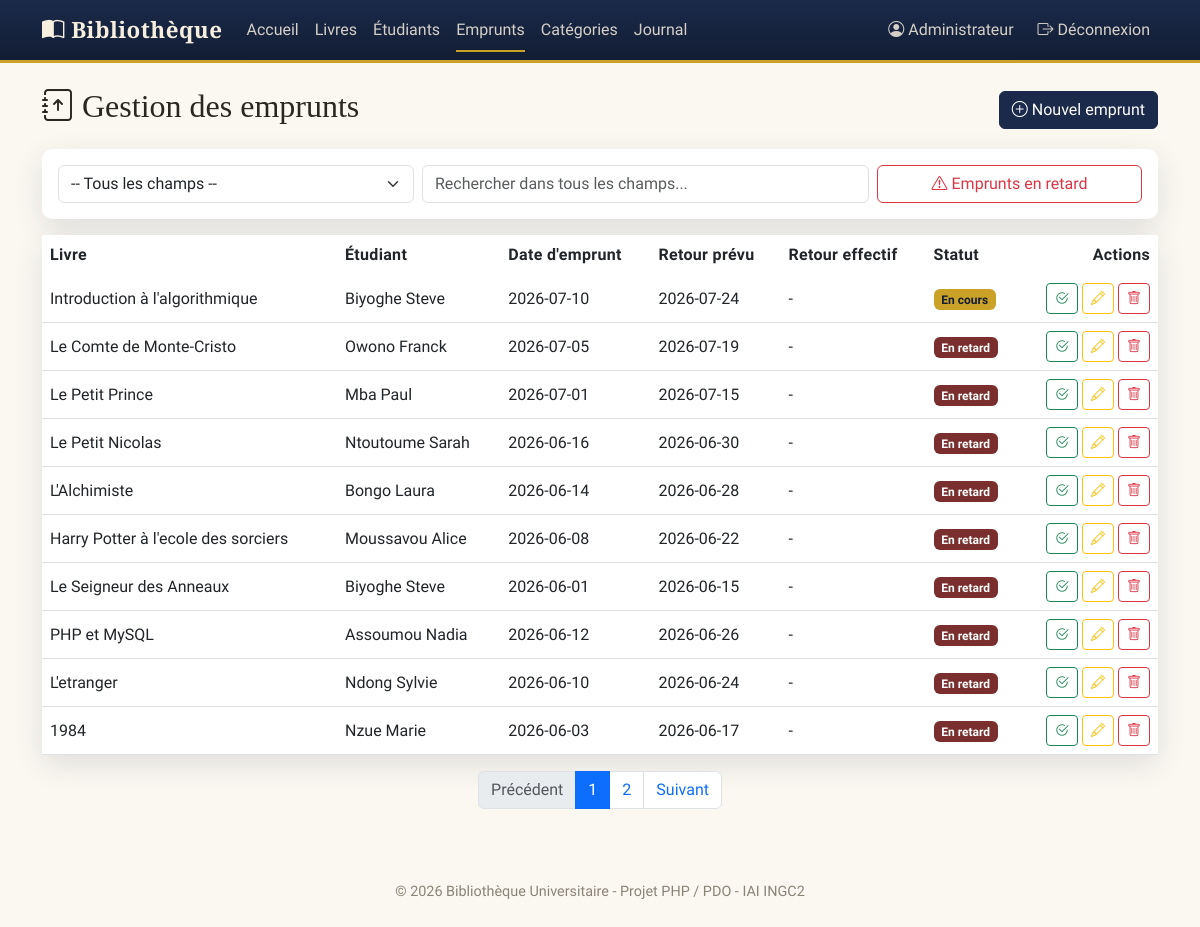
/views/emprunts/liste.php (signed in), run on the app's committed database.
### tables this page shows
CREATE TABLE emprunts (
    id INT AUTO_INCREMENT PRIMARY KEY,
    id_livre INT NOT NULL,
    id_etudiant INT NOT NULL,
    date_emprunt DATE NOT NULL,
    date_retour_prevue DATE NOT NULL,
    date_retour DATE NULL,
    statut VARCHAR(20) NOT NULL DEFAULT 'En cours',
    FOREIGN KEY (id_livre) REFERENCES livres(id),
    FOREIGN KEY (id_etudiant) REFERENCES etudiants(id)
);

CREATE TABLE livres (
    id INT AUTO_INCREMENT PRIMARY KEY,
    titre VARCHAR(150) NOT NULL,
    auteur VARCHAR(100) NOT NULL,
    isbn VARCHAR(20),
    annee INT,
    quantite INT NOT NULL DEFAULT 0,
    id_categorie INT NULL,
    couverture VARCHAR(255) NULL,
    FOREIGN KEY (id_categorie) REFERENCES categories(id)
);

CREATE TABLE etudiants (
    id INT AUTO_INCREMENT PRIMARY KEY,
    nom VARCHAR(50) NOT NULL,
    prenom VARCHAR(50) NOT NULL,
    email VARCHAR(100),
    telephone VARCHAR(30),
    filiere VARCHAR(100)
);

### models/emprunts.php (called while the page is built, shortened)
<?php
function db_emprunt_requete_base(): string
{
    return 'SELECT emprunts.*, livres.titre AS livre_titre,
                   etudiants.nom AS etudiant_nom, etudiants.prenom AS etudiant_prenom
            FROM emprunts
            INNER JOIN livres ON emprunts.id_livre = livres.id
            INNER JOIN etudiants ON emprunts.id_etudiant = etudiants.id';
}
function db_emprunt_compter(string $recherche = '', string $filtre = 'tout'): int
{
    $pdo = get_pdo();
    $sql = 'SELECT COUNT(*) AS total FROM emprunts
            INNER JOIN livres ON emprunts.id_livre = livres.id
            INNER JOIN etudiants ON emprunts.id_etudiant = etudiants.id';
    $stmt = $pdo->prepare($sql);
    $stmt->execute();
    return (int) $stmt->fetch()['total'];
}
function db_emprunt_lister(int $page = 1, int $parPage = 10, string $recherche = '', string $filtre = 'tout'): array
{
    $pdo = get_pdo();
    $offset = ($page - 1) * $parPage;
    $sql = db_emprunt_requete_base();
    $sql .= ' ORDER BY emprunts.id DESC LIMIT :limite OFFSET :offset';
    $stmt = $pdo->prepare($sql);
    $stmt->bindValue(':limite', $parPage, PDO::PARAM_INT);
    $stmt->bindValue(':offset', $offset, PDO::PARAM_INT);
    $stmt->execute();
    return $stmt->fetchAll();
}

### controllers/emprunts.php (called while the page is built, shortened)
<?php
require_once __DIR__ . '/../models/emprunts.php';
require_once __DIR__ . '/../config/helpers.php';
function emprunt_obtenir_liste(int $page, string $recherche, string $filtre = 'tout'): array
{
    $total       = db_emprunt_compter($recherche, $filtre);
    $nombrePages = max(1, (int) ceil($total / ELEMENTS_PAR_PAGE));
    $page        = max(1, min($page, $nombrePages));
    $emprunts = db_emprunt_lister($page, ELEMENTS_PAR_PAGE, $recherche, $filtre);
    return [
        'emprunts'    => $emprunts,
        'page'        => $page,
        'nombrePages' => $nombrePages,
        'total'       => $total,
        'recherche'   => $recherche,
        'filtre'      => $filtre,
    ];
}

### config/helpers.php (called while the page is built, shortened)
<?php
function e(?string $valeur): string
{
    return htmlspecialchars($valeur ?? '', ENT_QUOTES, 'UTF-8');
}
function urlPagination(int $page, string $recherche = '', array $extraParams = []): string
{
    $params = ['page' => $page];
    foreach ($extraParams as $key => $value) {
        if ($value !== null && $value !== false && $value !== '') {
            $params[$key] = $value;
        }
    }
    return '?' . http_build_query($params);
}

### views/emprunts/_liste_contenu.php (the view, shortened to what this page needs)
<div class="card">
    <div class="table-responsive">
        <table class="table table-hover mb-0 align-middle">
            <thead>
                <tr>
                    <th>Livre</th>
                    <th>Étudiant</th>
                    <th>Date d'emprunt</th>
                    <th>Retour prévu</th>
                    <th>Retour effectif</th>
                    <th>Statut</th>
                    <th class="text-end">Actions</th>
                </tr>
            </thead>
            <tbody>
                <?php foreach ($emprunts as $emprunt): ?>
                    <?php
                        $enRetard = $emprunt['statut'] === 'En cours' && $emprunt['date_retour_prevue'] < date('Y-m-d');
                    ?>
                    <tr>
                        <td><?php echo e($emprunt['livre_titre']); ?></td>
                        <td><?php echo e($emprunt['etudiant_nom'] . ' ' . $emprunt['etudiant_prenom']); ?></td>
                        <td><?php echo e($emprunt['date_emprunt']); ?></td>
                        <td><?php echo e($emprunt['date_retour_prevue']); ?></td>
                        <td><?php echo e($emprunt['date_retour'] ?? '-'); ?></td>
                        <td>
                            <?php if ($emprunt['statut'] === 'Retourne'): ?>
                                <span class="badge badge-retourne">Retourne</span>
                            <?php elseif ($enRetard): ?>
                                <span class="badge badge-retard">En retard</span>
                            <?php else: ?>
                                <span class="badge badge-encours">En cours</span>
                            <?php endif; ?>
                        </td>
                        <td class="text-end">
                            <?php if ($emprunt['statut'] === 'En cours'): ?>
                                <form method="POST" style="display:inline" class="form-retourner">
                                    <button type="submit" class="btn btn-sm btn-outline-success" title="Marquer comme retourné">
                                        <i class="bi bi-check2-circle"></i>
                                    </button>
                                </form>
                            <?php endif; ?>
                            <?php if ($emprunt['statut'] === 'En cours'): ?>
                                <a href="modifier.php?id=<?php echo (int) $emprunt['id']; ?>"
                                   class="btn btn-sm btn-outline-warning">
                                    <i class="bi bi-pencil"></i>
                                </a>
                            <?php endif; ?>
                            <a href="supprimer.php?id=<?php echo (int) $emprunt['id']; ?>"
                               class="btn btn-sm btn-outline-danger btn-supprimer"
                               title="Supprimer">
                                <i class="bi bi-trash"></i>
                            </a>
                        </td>
                    </tr>
                <?php endforeach; ?>
            </tbody>
        </table>
    </div>
</div>
<?php if (!$filtreRetard && $donneesListe['nombrePages'] > 1): ?>
    <nav class="mt-3">
        <ul class="pagination justify-content-center">
            <li class="page-item <?php echo $donneesListe['page'] <= 1 ? 'disabled' : ''; ?>">
                <a class="page-link" href="<?php echo urlPagination($donneesListe['page'] - 1, $recherche, ['filtre' => $filtre, 'retard' => $filtreRetard ? 1 : null]); ?>">Précédent</a>
            </li>
            <?php for ($i = 1; $i <= $donneesListe['nombrePages']; $i++): ?>
                <li class="page-item <?php echo $i === $donneesListe['page'] ? 'active' : ''; ?>">
                    <a class="page-link" href="<?php echo urlPagination($i, $recherche, ['filtre' => $filtre, 'retard' => $filtreRetard ? 1 : null]); ?>"><?php echo $i; ?></a>
                </li>
            <?php endfor; ?>
            <li class="page-item <?php echo $donneesListe['page'] >= $donneesListe['nombrePages'] ? 'disabled' : ''; ?>">
                <a class="page-link" href="<?php echo urlPagination($donneesListe['page'] + 1, $recherche, ['filtre' => $filtre, 'retard' => $filtreRetard ? 1 : null]); ?>">Suivant</a>
            </li>
        </ul>
    </nav>
<?php endif; ?>

### assets/css/style.css (style rules this page uses)
:root { --ink: #1B2A4A; --ink-deep: #121D33; --parchment: #F6EFE0; --parchment-2:#EFE4CC; --brass: #C9A227; --brass-dark: #9C7C1D; --burgundy: #7A2E2E; --burgundy-2: #5C2222; --sage: #5B7B6B; --charcoal: #2A2620; --paper: #FBF8F1; --font-display: 'Playfair Display', Georgia, serif; --font-body: 'Work Sans', 'Segoe UI', sans-serif; --radius: 10px; --shadow-soft: 0 10px 30px rgba(27, 42, 74, 0.12); }
body { background-color: var(--paper); font-family: var(--font-body); color: var(--charcoal); }
.card { border: none; border-radius: var(--radius); box-shadow: var(--shadow-soft); }
.table thead { background-color: var(--ink); color: var(--parchment); }
.table thead th { font-weight: 600; letter-spacing: 0.02em; border-bottom: none; }
.badge-retard { background-color: var(--burgundy); }
.badge-encours { background-color: var(--brass); color: var(--ink-deep); }

### data on the page
emprunts: id_livre.titre "Introduction à l'algorithmique", id_etudiant.prenom "Biyoghe Steve", date_emprunt "2026-07-10", date_retour_prevue "2026-07-24", date_retour "-", statut "En cours"
emprunts: id_livre.titre "Le Comte de Monte-Cristo", id_etudiant.prenom "Owono Franck", date_emprunt "2026-07-05", date_retour_prevue "2026-07-19", date_retour "-", statut "En retard"
emprunts: id_livre.titre "Le Petit Prince", id_etudiant.prenom "Mba Paul", date_emprunt "2026-07-01", date_retour_prevue "2026-07-15", date_retour "-", statut "En retard"
emprunts: id_livre.titre "Le Petit Nicolas", id_etudiant.prenom "Ntoutoume Sarah", date_emprunt "2026-06-16", date_retour_prevue "2026-06-30", date_retour "-", statut "En retard"
emprunts: id_livre.titre "L'Alchimiste", id_etudiant.prenom "Bongo Laura", date_emprunt "2026-06-14", date_retour_prevue "2026-06-28", date_retour "-", statut "En retard"
emprunts: id_livre.titre "Harry Potter à l'ecole des sorciers", id_etudiant.prenom "Moussavou Alice", date_emprunt "2026-06-08", date_retour_prevue "2026-06-22", date_retour "-", statut "En retard"
emprunts: id_livre.titre "Le Seigneur des Anneaux", id_etudiant.prenom "Biyoghe Steve", date_emprunt "2026-06-01", date_retour_prevue "2026-06-15", date_retour "-", statut "En retard"
emprunts: id_livre.titre "PHP et MySQL", id_etudiant.prenom "Assoumou Nadia", date_emprunt "2026-06-12", date_retour_prevue "2026-06-26", date_retour "-", statut "En retard"
emprunts: id_livre.titre "L'etranger", id_etudiant.prenom "Ndong Sylvie", date_emprunt "2026-06-10", date_retour_prevue "2026-06-24", date_retour "-", statut "En retard"
emprunts: id_livre.titre "1984", id_etudiant.prenom "Nzue Marie", date_emprunt "2026-06-03", date_retour_prevue "2026-06-17", date_retour "-", statut "En retard"

### other printed values
$_SESSION['utilisateur_nom'] "Administrateur"
